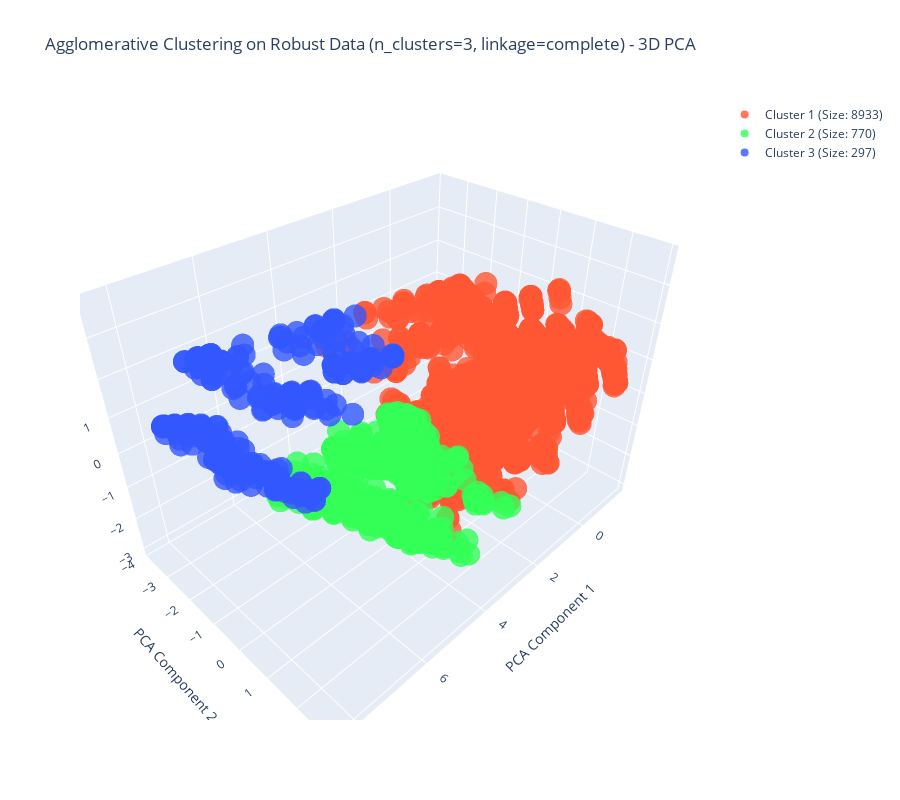

Notebook code for this chart:
### Code cell
from sklearn.decomposition import PCA
from sklearn.cluster import AgglomerativeClustering
from sklearn.metrics import silhouette_score
import matplotlib.pyplot as plt
import plotly.graph_objs as go
import numpy as np

def visualize_best_agglomerative_clusters_optimized_pca(best_agglomerative_data, best_agglomerative_n_clusters, best_agglomerative_linkage, best_agglomerative_title, sample_size=10000):
    if best_agglomerative_data.shape[0] > sample_size:
        random_indices = np.random.choice(best_agglomerative_data.shape[0], sample_size, replace=False)
        visualization_data = best_agglomerative_data[random_indices, :]
    else:
        visualization_data = best_agglomerative_data

    # Perform Agglomerative Clustering with the best parameters
    agglomerative = AgglomerativeClustering(n_clusters=best_agglomerative_n_clusters, linkage=best_agglomerative_linkage)
    labels = agglomerative.fit_predict(visualization_data)
    
    # Calculate additional metrics
    n_clusters_found = len(set(labels))
    cluster_sizes = {label: sum(labels == label) for label in set(labels)}  # Count points in each cluster
    n_noise = list(labels).count(-1)  # Agglomerative Clustering usually doesn’t have noise, but added for consistency
    if n_clusters_found > 1:
        silhouette_avg = silhouette_score(visualization_data, labels)
    else:
        silhouette_avg = "Not applicable"  # For cases with 1 or no clusters

    # Apply PCA with a fixed number of components for 2D or 3D
    pca_2d = PCA(n_components=2)
    pca_2d_data = pca_2d.fit_transform(visualization_data)
    
    # Define distinct colors for each cluster
    distinct_colors = ['#FF5733', '#33FF57', '#3357FF', '#F333FF', '#FFC300', '#FF33A1', '#33FFF0', '#A1FF33', '#5733FF', '#FF5733']

    # 2D Plot using Matplotlib
    plt.figure(figsize=(10, 7))
    unique_labels = set(labels)
    for label in unique_labels:
        if label == -1:
            color = "black"
            label_text = f"Noise (Size: {cluster_sizes[label]})"
        else:
            color = distinct_colors[label % len(distinct_colors)]
            label_text = f"Cluster {label + 1} (Size: {cluster_sizes[label]})"
        
        plt.scatter(
            pca_2d_data[labels == label, 0], 
            pca_2d_data[labels == label, 1], 
            s=50, c=color, label=label_text, alpha=0.7
        )
    
    plt.title(f"Agglomerative Clustering on {best_agglomerative_title} (n_clusters={best_agglomerative_n_clusters}, linkage={best_agglomerative_linkage}) - 2D PCA")
    plt.xlabel("PCA Component 1")
    plt.ylabel("PCA Component 2")
    plt.legend()
    plt.tight_layout()
    plt.show()

    # 3D Plot with Plotly using a fixed 3 components (only if needed)
    if sample_size <= 40000:  # Limit 3D plotting to smaller samples for performance
        pca_3d = PCA(n_components=3)
        pca_3d_data = pca_3d.fit_transform(visualization_data)
        
        fig = go.Figure()
        for label in unique_labels:
            if label == -1:
                color = "black"
                label_text = f"Noise (Size: {cluster_sizes[label]})"
            else:
                color = distinct_colors[label % len(distinct_colors)]
                label_text = f"Cluster {label + 1} (Size: {cluster_sizes[label]})"
            
            fig.add_trace(go.Scatter3d(
                x=pca_3d_data[labels == label, 0],
                y=pca_3d_data[labels == label, 1],
                z=pca_3d_data[labels == label, 2],
                mode='markers',
                marker=dict(size=8, color=color, opacity=0.8),
                name=label_text
            ))
        
        fig.update_layout(
            scene=dict(
                xaxis_title="PCA Component 1",
                yaxis_title="PCA Component 2",
                zaxis_title="PCA Component 3"
            ),
            title=f"Agglomerative Clustering on {best_agglomerative_title} (n_clusters={best_agglomerative_n_clusters}, linkage={best_agglomerative_linkage}) - 3D PCA",
            height=800
        )
        
        fig.show()

    # Return the metrics as separate outputs
    return silhouette_avg, n_clusters_found, n_noise, cluster_sizes

# Call the function directly using the predefined parameters
silhouette_avg, num_clusters, num_noise_points, cluster_sizes = visualize_best_agglomerative_clusters_optimized_pca(
    best_agglomerative_data, best_agglomerative_n_clusters, best_agglomerative_linkage, best_agglomerative_title, sample_size=10000
)

# Display the metrics separately
print(f"Silhouette Score: {silhouette_avg}")
print(f"Number of Clusters: {num_clusters}")
print(f"Number of Noise Points: {num_noise_points}")
print(f"Cluster Sizes: {cluster_sizes}")

### Figure 1 — Plotly figure (JSON) as saved in the notebook; plotly's stock layout.template omitted (floating-point values rounded to 4 significant figures; data arrays with more than 128 entries replaced by an {"elided": "..."} marker saying what was removed)
{"data": [{"marker": {"color": "#FF5733", "opacity": 0.8, "size": 8}, "mode": "markers", "name": "Cluster 1 (Size: 8933)", "type": "scatter3d", "x": {"elided": "8933 float values"}, "y": {"elided": "8933 float values"}, "z": {"elided": "8933 float values"}}, {"marker": {"color": "#33FF57", "opacity": 0.8, "size": 8}, "mode": "markers", "name": "Cluster 2 (Size: 770)", "type": "scatter3d", "x": {"elided": "770 float values"}, "y": {"elided": "770 float values"}, "z": {"elided": "770 float values"}}, {"marker": {"color": "#3357FF", "opacity": 0.8, "size": 8}, "mode": "markers", "name": "Cluster 3 (Size: 297)", "type": "scatter3d", "x": {"elided": "297 float values"}, "y": {"elided": "297 float values"}, "z": {"elided": "297 float values"}}], "layout": {"height": 800, "scene": {"xaxis": {"title": {"text": "PCA Component 1"}}, "yaxis": {"title": {"text": "PCA Component 2"}}, "zaxis": {"title": {"text": "PCA Component 3"}}}, "title": {"text": "Agglomerative Clustering on Robust Data (n_clusters=3, linkage=complete) - 3D PCA"}}}
